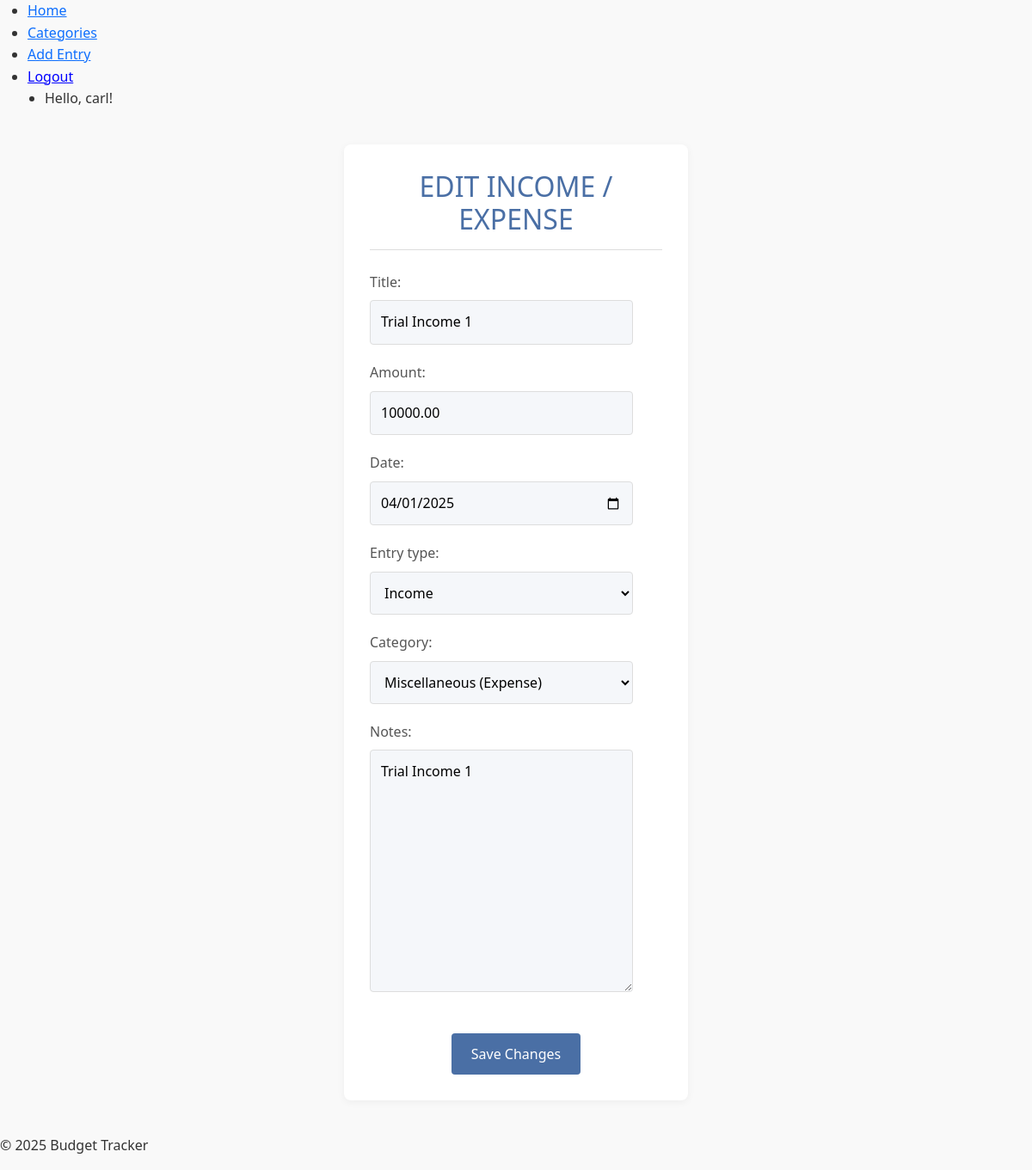
/entry/edit/2 (signed in), run on the app's committed database.
### tracker/models.py (models this page shows, shortened)
class Entry(models.Model):
    ENTRY_TYPES = (
        ('Income', 'Income'),
        ('Expense', 'Expense'),
    )
    user = models.ForeignKey(User, on_delete=models.CASCADE)
    title = models.CharField(max_length=200)
    amount = models.DecimalField(max_digits=10, decimal_places=2)
    date = models.DateField(default=timezone.now)
    entry_type = models.CharField(max_length=7, choices=ENTRY_TYPES)
    category = models.ForeignKey(Category, on_delete=models.SET_NULL, null=True, blank=True)
    notes = models.TextField(blank=True, null=True)

### tracker/views.py (the view)
# urls.py: path('entry/edit/<int:entry_id>', views.edit_entry, name="edit_entry"),
@login_required
def edit_entry(request, entry_id):
    entry = get_object_or_404(Entry, id=entry_id, user=request.user)
    if request.method == "POST":
        form = EntryForm(request.POST, instance=entry)
        if form.is_valid():
            form.save()
            return redirect('dashboard')
    else:
        form = EntryForm(instance=entry)
    return render(request, 'tracker/edit_entry.html', {'form': form, 'entry': entry})

### tracker/forms.py (shortened to what this page needs)
class EntryForm(forms.ModelForm):
    class Meta:
        model = Entry
        fields = ['title', 'amount', 'date', 'entry_type', 'category', 'notes']
        widgets = {
            'date': forms.DateInput(attrs={'type': 'date'}),
        }

### tracker/models.py (called while the page is built)
    def __str__(self):
        return f"{self.name} ({self.type})"

### tracker/templates/tracker/edit_entry.html (shortened to what this page needs)
{% extends 'tracker/base.html' %}
{% block content %}
{% load static %}
<link rel="stylesheet" type="text/css" href="{% static 'tracker/css/add_entry.css' %}">
<div class="container_entry">
    <h2 class="form-title">EDIT INCOME / EXPENSE</h2>
    <form method="POST" class="entry-form">
        <div class="form-group">
            {{ form.as_p }}
        </div>
        <button type="submit" class="btn btn-submit">Save Changes</button>
    </form>
</div>
{% endblock %}

### tracker/templates/tracker/base.html (shortened to what this page needs)
<!DOCTYPE html>
<html lang="en">
<head>
    <link href="https://cdn.jsdelivr.net/npm/bootstrap@5.3.0-alpha1/dist/css/bootstrap.min.css" rel="stylesheet">
    {% load static %}
     <link rel="stylesheet" href="{% static 'tracker/css/add_entry.css' %}">
     <link rel="stylesheet" href="{% static 'tracker/css/chart.css' %}">
</head>
<body>
    <header>
        <nav>
            <ul>
                <li><a href="{% url 'dashboard' %}">Home</a></li>
                <li><a href="{% url 'category_list' %}">Categories</a></li>
                <li><a href="{% url 'add_entry' %}">Add Entry</a></li>
                <li>
                    <form method="post" action="{% url 'logout' %}" style="display:inline;">
                        <button type="submit"
                            style="background:none; border:none; padding:0; margin:0; font:inherit; color:blue; text-decoration:underline; cursor:pointer;">
                            Logout
                        </button>
                    </form>
                </li>
                {% if request.user.is_authenticated %}
                    <li style="margin-left:20px;">Hello, {{ request.user.username }}!</li>
                {% endif %}
            </ul>
        </nav>
    </header>
    <div class="container">
        {% block content %}{% endblock %}
    </div>
    <footer>
        <p>&copy; 2025 Budget Tracker</p>
    </footer>
</body>
</html>

### tracker/static/tracker/css/add_entry.css (style rules this page uses)
:root { --primary-color: #4a6fa5; --primary-hover: #3a5a8c; --text-color: #333; --light-gray: #f5f7fa; --border-color: #ddd; --success-color: #4caf50; --shadow: 0 2px 10px rgba(0, 0, 0, 0.05); }
body { font-family: 'Segoe UI', Roboto, -apple-system, BlinkMacSystemFont, sans-serif; color: var(--text-color); line-height: 1.6; background-color: #f9f9f9; margin: 0; padding: 0; }
.container_entry { max-width: 400px; margin: 40px auto; padding: 30px; background-color: white; border-radius: 8px; box-shadow: var(--shadow); }
.form-title { font-weight: 500; color: var(--primary-color); margin-bottom: 25px; padding-bottom: 15px; border-bottom: 1px solid var(--border-color); text-align: center; }
.entry-form { display: flex; flex-direction: column; }
.form-group { margin-bottom: 20px; }
.entry-form p { margin-bottom: 20px; }
.entry-form label { display: block; margin-bottom: 8px; font-weight: 500; color: #555; }
.entry-form input[type="text"], .entry-form input[type="number"], .entry-form input[type="date"], .entry-form select, .entry-form textarea { width: 90%; padding: 12px; border: 1px solid var(--border-color); border-radius: 4px; background-color: var(--light-gray); font-size: 16px; transition: border-color 0.3s, box-shadow 0.3s; }
.btn { padding: 12px 20px; border: none; border-radius: 4px; cursor: pointer; font-size: 16px; font-weight: 500; transition: background-color 0.3s, transform 0.1s; }
.btn-submit { background-color: var(--primary-color); color: white; align-self: center; min-width: 150px; }

### data on the page
Entry: title "Trial Income 1", amount "10000.00", date "04/01/2025", entry_type "Income", category "Miscellaneous (Expense)", notes "Trial Income 1"

### other printed values
{{ request.user.username }} "carl"
